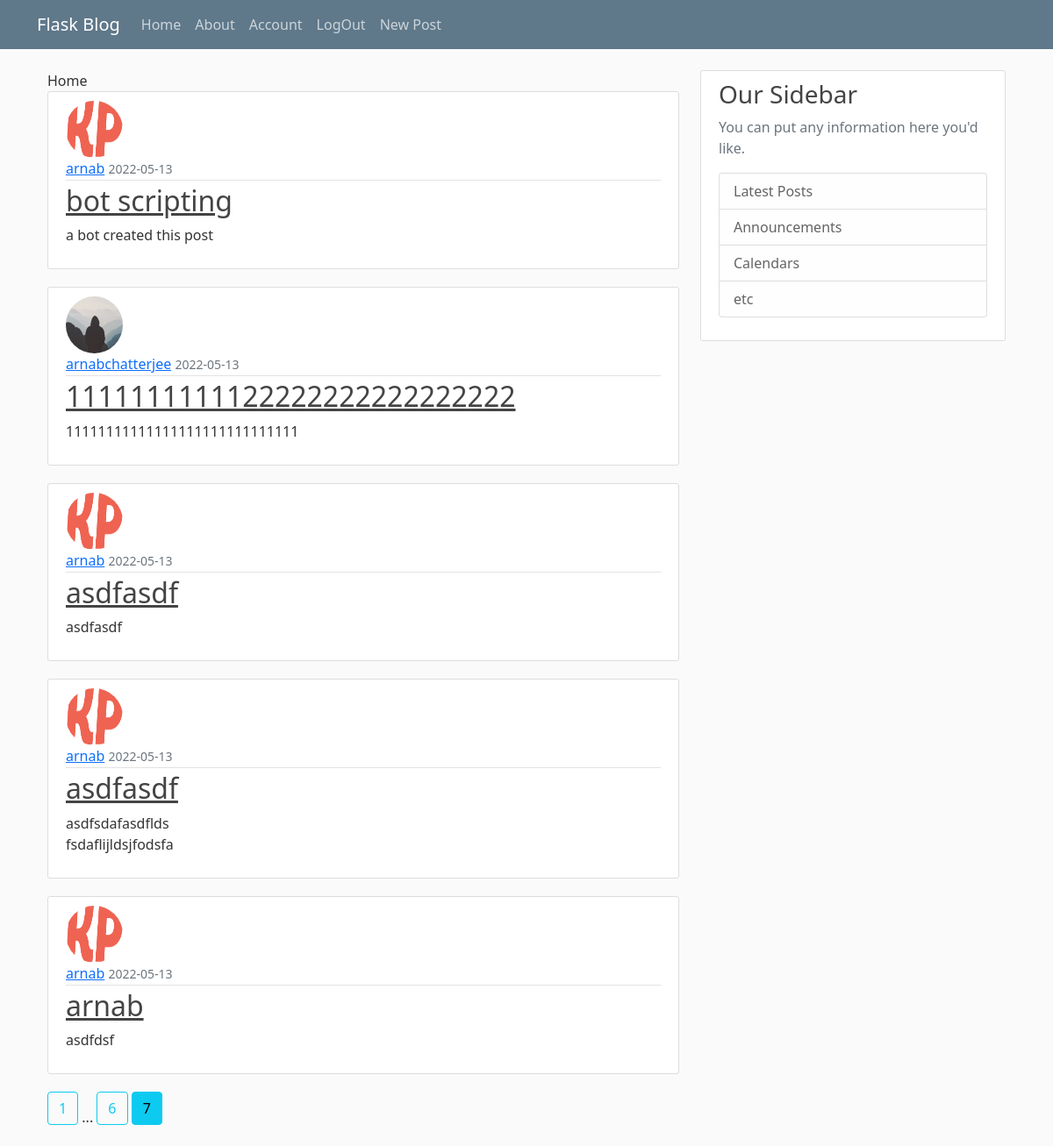
/?page=7 (signed in), run on the app's committed database.
### blog/models.py (models this page shows, shortened)
class Post(db.Model , UserMixin):
    id = db.Column(db.Integer , primary_key=True)
    title = db.Column(db.String(120),nullable=False)
    date_posted = db.Column(db.DateTime,nullable=False,default=datetime.utcnow)
    content = db.Column(db.Text,nullable=False)
    user_id = db.Column(db.Integer,db.ForeignKey("user.id"),nullable=False)

class User(db.Model , UserMixin):
    id = db.Column(db.Integer , primary_key=True)
    username = db.Column(db.String(20),unique=True,nullable=False)
    email = db.Column(db.String(20),unique=True,nullable=False)
    image_file = db.Column(db.String(20),nullable=False , default="default.jpg") # not unique as all of them will have default image
    password = db.Column(db.String(60),nullable=False)
    posts = db.relationship("Post",backref="author",lazy=True)

### blog/routes.py (the view)
@app.route("/")
@login_required
def home():
    page = request.args.get("page",default=1 , type=int)
    number_of_posts_per_page = 5
    posts = Post.query.order_by(Post.date_posted.desc()).paginate(page=page,per_page=number_of_posts_per_page)
    return render_template("home.html",post = posts)

### blog/models.py (called while the page is built)
@login_manager.user_loader
def load_user(user_id):
    return User.query.get(int(user_id)) #getting user by id

### blog/templates/home.html
{% extends 'layout.html' %}
{% block body %}
Home
{% for post in post.items %}
<article class="media content-section">
  <img class="rounded-circle article-img" src="{{ url_for('static', filename= post.author.image_file ) }}" alt="">
    <div class="media-body">
      <div class="article-metadata">
        <a class="mr-2" href="#">{{ post.author.username }}</a>
        <small class="text-muted">
          {{ post.date_posted.strftime("%Y-%m-%d") }}
        </small>
      </div>
      <h2><a class="article-title" href="{{ url_for('post',post_id=post.id) }}">{{ post.title }}</a></h2>
      <p class="article-content">{{ post.content }}</p>
    </div>
  </article>
  {% endfor %}
  {% for page_number in post.iter_pages(left_edge=1,right_edge=1,left_current=1,right_current=2) %}
    {% if page_number %}
      {% if post.page == page_number  %}
        <a class="btn btn-info mb-4" href="{{ url_for('home', page=page_number) }}">{{ page_number }}</a>
      {% else %}
        <a class="btn btn-outline-info mb-4" href="{{ url_for('home', page=page_number) }}">{{ page_number }}</a>
      {% endif %}
      {% else %}
        ...
    {% endif %}
  {% endfor %}
{% endblock body %}

### blog/static/main.css (style rules this page uses)
body { background: #fafafa; color: #333333; margin-top: 5rem; }
h1, h2, h3, h4, h5, h6 { color: #444444; }
.content-section { background: #ffffff; padding: 10px 20px; border: 1px solid #dddddd; border-radius: 3px; margin-bottom: 20px; }
.article-title { color: #444444; }
.article-content { white-space: pre-line; }
.article-img { height: 65px; width: 65px; margin-right: 16px; }
.article-metadata { padding-bottom: 1px; margin-bottom: 4px; border-bottom: 1px solid #e3e3e3 }

### data on the page
Post: image_file (picture), author.username "arnab", date_posted "2022-05-13", title "bot scripting", content "a bot created this post"
Post: image_file (placeholder picture), author.username "arnabchatterjee", date_posted "2022-05-13", title "1111111111122222222222222222", content "11111111111111111111111111111"
Post: image_file (picture), author.username "arnab", date_posted "2022-05-13", title "asdfasdf", content "asdfasdf"
Post: image_file (picture), author.username "arnab", date_posted "2022-05-13", title "asdfasdf", content "asdfsdafasdflds fsdaflijldsjfodsfa"
Post: image_file (picture), author.username "arnab", date_posted "2022-05-13", title "arnab", content "asdfdsf"

### other printed values
{{ page_number }} "1" "6"
{{ page_number }} "7"
